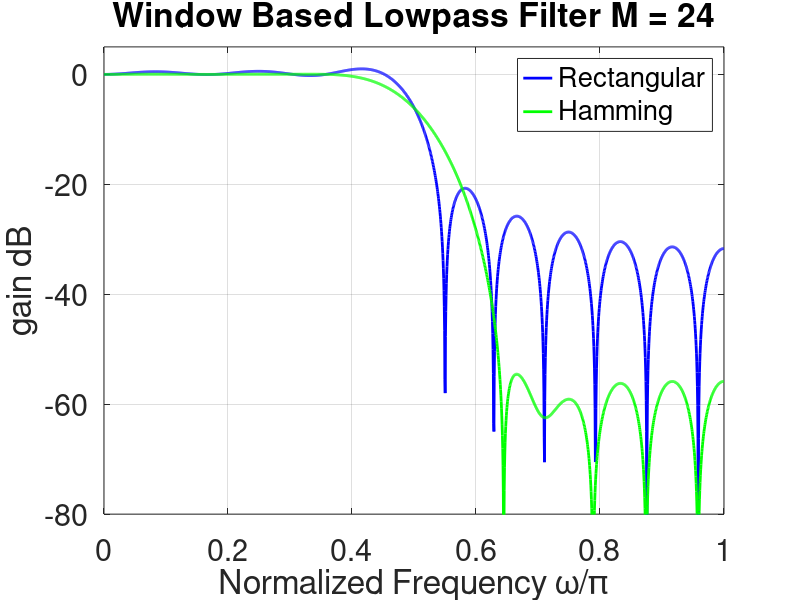
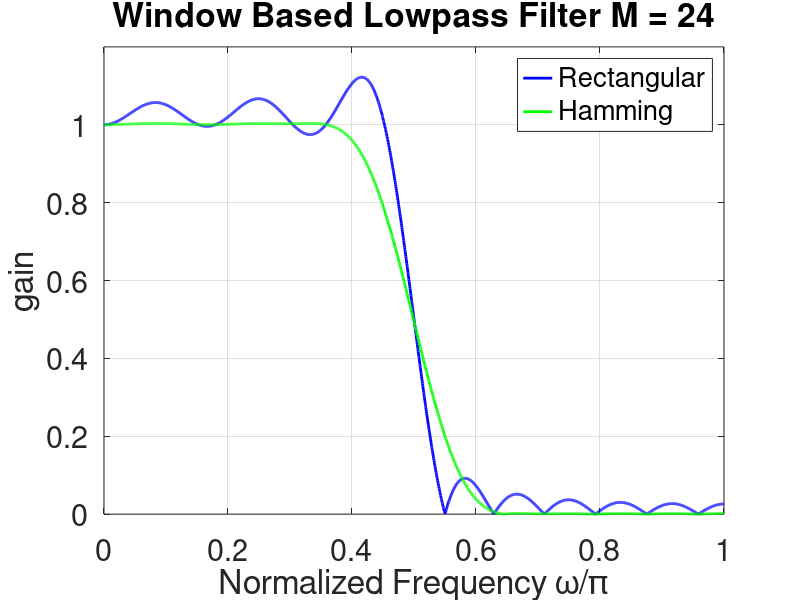
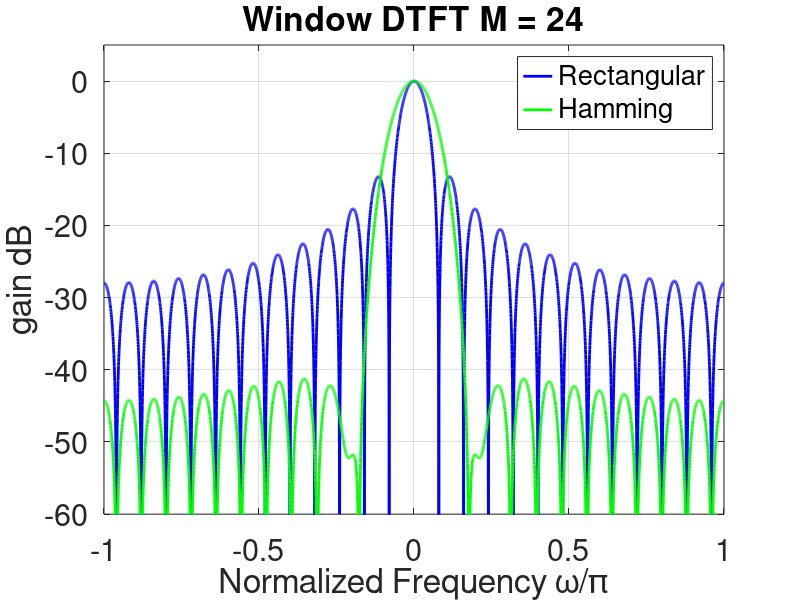
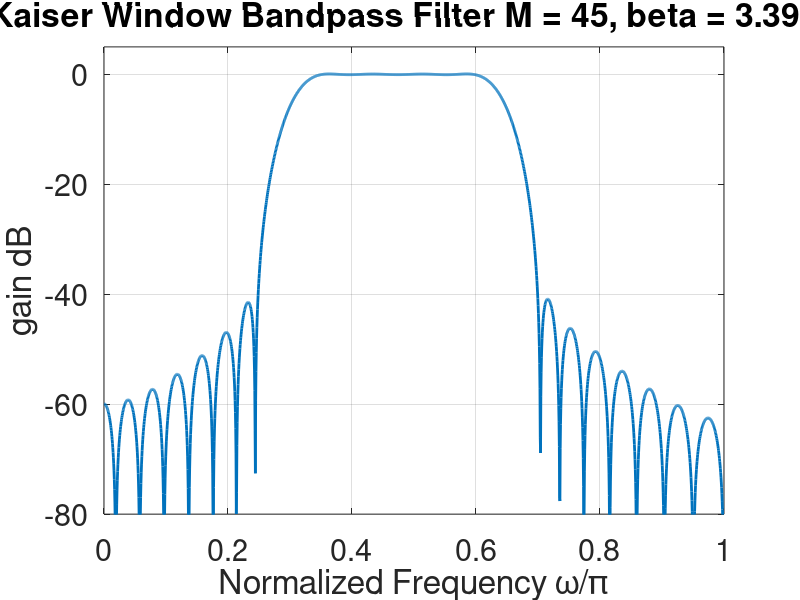

Source code (MATLAB) for these figures, in order:



%% Window Based FIR Filter Design
%
% Copyright 2014 Barry Van Veen

clear
close all

set(0,'defaultaxesfontsize',22);
set(0,'defaulttextfontsize',22);
linwidth = 2;

%% Lowpass compare rectangular and Hamming windows

% filter order
M = 24;

% Window design method - rectangular window
b1 = fir1(M, .5, ones(1,M+1));

% Window design method - Hamming window
b2 = fir1(M, .5, hamming(M+1));

% Obtain windows separately for illustration
hr = ones(1,M+1);
hh = hamming(M+1);

[H1,W] = freqz(b1,1,2048);
[H2,W] = freqz(b2,1,2048);

% Plot filter frequency responses for both windows, dB scale
figure(1)
h = plot(W/pi,20*log10(abs(H1)),'b',W/pi,20*log10(abs(H2)),'g');
legend('Rectangular','Hamming')
title(['Window Based Lowpass Filter M = ',num2str(M)])
axis([0 1 -80, 5])
grid on
xlabel('Normalized Frequency \omega/\pi')
ylabel('gain dB')
set(h,'LineWidth',linwidth);
h = get(0,'CurrentFigure');
set(h,'Position',[160,180,800,500])

% Plot filter frequency responses for both windows, linear scale

figure(2)
h = plot(W/pi,abs(H1),'b',W/pi,abs(H2),'g');
legend('Rectangular','Hamming')
title(['Window Based Lowpass Filter M = ',num2str(M)])
axis([0 1 0, 1.2])
grid on
xlabel('Normalized Frequency \omega/\pi')
ylabel('gain')
set(h,'LineWidth',linwidth);
h = get(0,'CurrentFigure');
set(h,'Position',[160,180,800,500])


% Display window DTFT magnitude - main lobe and side lobes

[Hr,W] = freqz(hr,1,4096,'whole');
[Hh,W] = freqz(hh,1,4096,'whole');

Hr = fftshift(Hr/max(abs(Hr)));
Hh = fftshift(Hh/max(abs(Hh)));

figure(3)
h = plot((W/pi)-1,20*log10(abs(Hr)),'b',(W/pi)-1,20*log10(abs(Hh)),'g');
legend('Rectangular','Hamming')
title(['Window DTFT M = ',num2str(M)])
axis([-1 1 -60, 5])
grid on
xlabel('Normalized Frequency \omega/\pi')
ylabel('gain dB')
set(h,'LineWidth',linwidth);
h = get(0,'CurrentFigure');
set(h,'Position',[160,180,800,500])

%% Bandpass Kaiser Window Design

F = [ pi/5, 2*pi/5, 3*pi/5, 7*pi/10]/pi;
A = [ 0 1 0 ];
Dev = [ 0.01 0.05 0.01];

[M,Wn,beta,filtype] = kaiserord(F,A,Dev);
b = fir1(M, Wn, filtype, kaiser(M+1,beta), 'noscale');

[H,W] = freqz(b,1,2048);

figure(4)
h = plot(W/pi,20*log10(abs(H)));
title(['Kaiser Window Bandpass Filter M = ',num2str(M),', beta = ',num2str(beta)])
axis([0 1 -80, 5])
grid on
xlabel('Normalized Frequency \omega/\pi')
ylabel('gain dB')
set(h,'LineWidth',linwidth);
h = get(0,'CurrentFigure');
set(h,'Position',[160,180,800,500])

figure(5)
h = plot(W/pi,abs(1-abs(H)));
title('Kaiser Window Passband Error')
axis([.4 .6 0 .05])
grid on
xlabel('Normalized Frequency \omega/\pi')
ylabel('Absolute Error')
set(h,'LineWidth',linwidth);
h = get(0,'CurrentFigure');
set(h,'Position',[160,180,800,500])

figure(6)
h = stem([0:M],b);
title('Kaiser Window Impulse Response')
xlim([0,M])
xlabel('Time (samples')
set(h,'LineWidth',linwidth);
h = get(0,'CurrentFigure');
set(h,'Position',[160,180,800,500])
